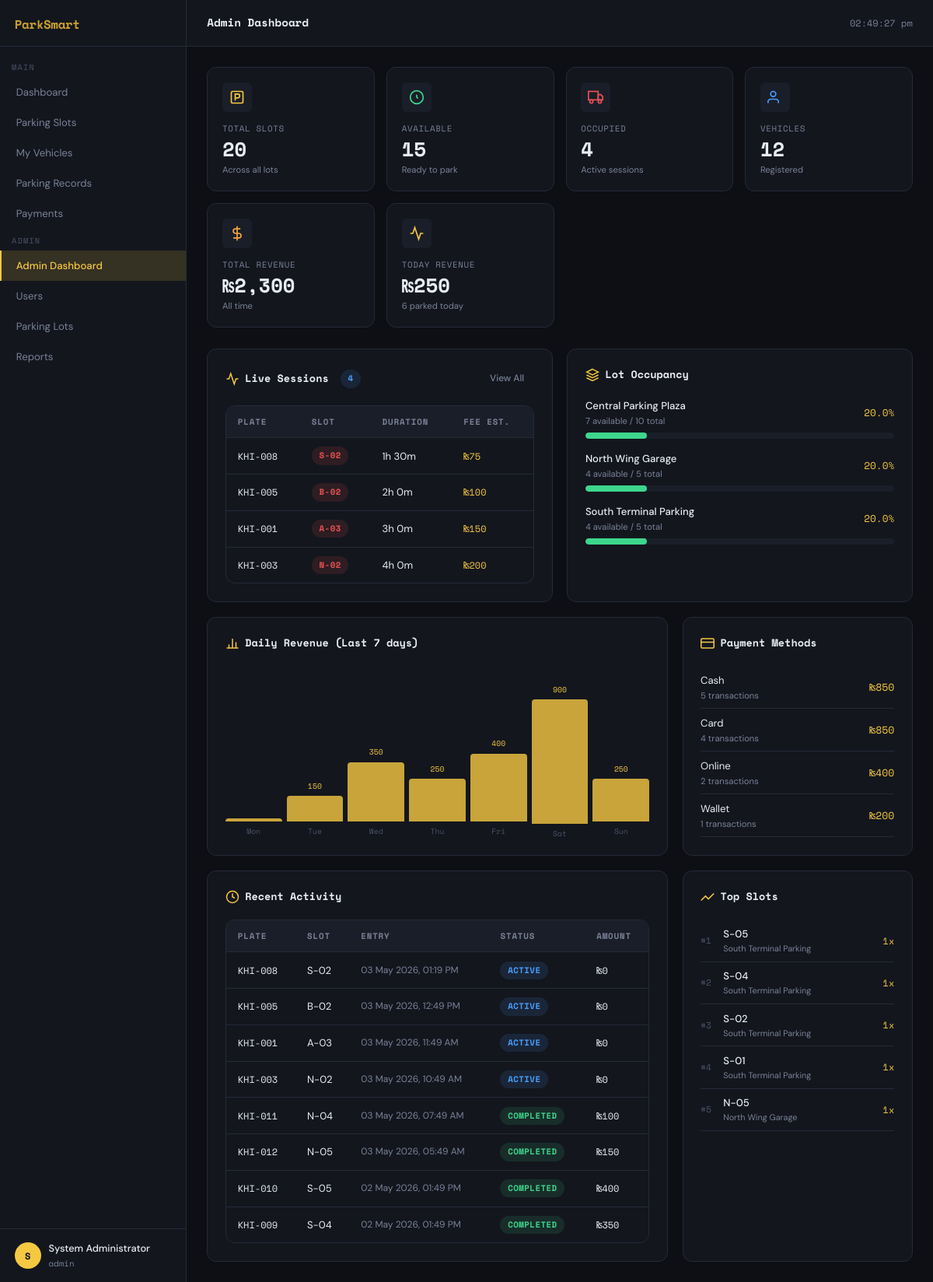
The page /views/dashboard/admin.php (signed in) on the database its author committed.
### tables this page shows
CREATE TABLE parking_lots (
    lotID       INT AUTO_INCREMENT PRIMARY KEY,
    lotName     VARCHAR(100) NOT NULL,
    capacity    INT NOT NULL CHECK (capacity > 0),
    location    VARCHAR(200) NOT NULL,
    createdAt   DATETIME DEFAULT CURRENT_TIMESTAMP
);

CREATE TABLE parking_records (
    recordID    INT AUTO_INCREMENT PRIMARY KEY,
    vehicleID   INT NOT NULL,
    slotID      INT NOT NULL,
    entryTime   DATETIME NOT NULL DEFAULT CURRENT_TIMESTAMP,
    exitTime    DATETIME DEFAULT NULL,
    status      ENUM('active','completed','cancelled') NOT NULL DEFAULT 'active',
    notes       TEXT,
    FOREIGN KEY (vehicleID) REFERENCES vehicles(vehicleID) ON DELETE RESTRICT,
    FOREIGN KEY (slotID) REFERENCES parking_slots(slotID) ON DELETE RESTRICT,
    INDEX idx_entry_time (entryTime),
    INDEX idx_slot (slotID),
    INDEX idx_vehicle (vehicleID),
    CONSTRAINT chk_exit_after_entry CHECK (exitTime IS NULL OR exitTime > entryTime)
);

CREATE TABLE vehicles (
    vehicleID   INT AUTO_INCREMENT PRIMARY KEY,
    licensePlate VARCHAR(20) NOT NULL UNIQUE,
    vehicleType ENUM('car','motorcycle','truck','bus','ev') NOT NULL DEFAULT 'car',
    ownerName   VARCHAR(100) NOT NULL,
    ownerPhone  VARCHAR(20),
    ownerEmail  VARCHAR(100),
    userID      INT,
    createdAt   DATETIME DEFAULT CURRENT_TIMESTAMP,
    FOREIGN KEY (userID) REFERENCES users(userID) ON DELETE SET NULL,
    INDEX idx_license (licensePlate)
);

CREATE TABLE parking_slots (
    slotID      INT AUTO_INCREMENT PRIMARY KEY,
    lotID       INT NOT NULL,
    slotNumber  VARCHAR(20) NOT NULL,
    location    VARCHAR(100) NOT NULL,
    status      ENUM('available','occupied','maintenance') NOT NULL DEFAULT 'available',
    slotType    ENUM('standard','compact','handicapped','ev') NOT NULL DEFAULT 'standard',
    createdAt   DATETIME DEFAULT CURRENT_TIMESTAMP,
    FOREIGN KEY (lotID) REFERENCES parking_lots(lotID) ON DELETE CASCADE,
    UNIQUE KEY unique_slot (lotID, slotNumber)
);

CREATE TABLE payments (
    paymentID   INT AUTO_INCREMENT PRIMARY KEY,
    recordID    INT NOT NULL UNIQUE,
    amount      DECIMAL(10,2) NOT NULL CHECK (amount >= 0),
    paymentMethod ENUM('cash','card','online','wallet') NOT NULL DEFAULT 'cash',
    paymentTime DATETIME DEFAULT CURRENT_TIMESTAMP,
    status      ENUM('pending','paid','refunded') NOT NULL DEFAULT 'pending',
    transactionRef VARCHAR(100),
    FOREIGN KEY (recordID) REFERENCES parking_records(recordID) ON DELETE RESTRICT
);

### config/database.php (called while the page is built, shortened)
<?php
function getDB(): PDO {
    static $pdo = null;
    if ($pdo === null) {
        $dsn = "mysql:host=" . DB_HOST . ";dbname=" . DB_NAME . ";charset=" . DB_CHARSET;
        $options = [
            PDO::ATTR_ERRMODE            => PDO::ERRMODE_EXCEPTION,
            PDO::ATTR_DEFAULT_FETCH_MODE => PDO::FETCH_ASSOC,
            PDO::ATTR_EMULATE_PREPARES   => false,
        ];
        try {
            $pdo = new PDO($dsn, DB_USER, DB_PASS, $options);
        } catch (PDOException $e) {
            http_response_code(500);
            die(json_encode(['success' => false, 'message' => 'Database connection failed.']));
        }
    }
    return $pdo;
}
function esc(string $str): string {
    return htmlspecialchars($str, ENT_QUOTES, 'UTF-8');
}
function fmtDT(?string $dt): string {
    return date('d M Y, h:i A', strtotime($dt));
}

### models/ParkingRecord.php (called while the page is built, shortened)
<?php
require_once __DIR__ . '/../config/database.php';
class ParkingRecord {
    private PDO $db;
    public function __construct() {
        $this->db = getDB();
    }
    public function getActive(): array {
        $stmt = $this->db->query("SELECT * FROM vw_active_parking ORDER BY entryTime DESC");
        return $stmt->fetchAll();
    }
    public function getDashboardStats(): array {
        $stmt = $this->db->query("SELECT * FROM vw_slot_overview");
        $lots = $stmt->fetchAll();
        $totals = ['totalSlots' => 0, 'available' => 0, 'occupied' => 0, 'maintenance' => 0];
        foreach ($lots as $lot) {
            $totals['totalSlots']   += $lot['totalSlots'];
            $totals['available']    += $lot['availableSlots'];
            $totals['occupied']     += $lot['occupiedSlots'];
            $totals['maintenance']  += $lot['maintenanceSlots'];
        }
        $stmt = $this->db->query("SELECT COUNT(*) FROM vehicles");
        $totals['totalVehicles'] = (int) $stmt->fetchColumn();
        $stmt = $this->db->query(
            "SELECT IFNULL(SUM(amount),0) FROM payments WHERE status='paid'"
        );
        $totals['totalRevenue'] = (float) $stmt->fetchColumn();
        $stmt = $this->db->query(
            "SELECT IFNULL(SUM(amount),0) FROM payments WHERE status='paid' AND DATE(paymentTime)=CURDATE()"
        );
        $totals['todayRevenue'] = (float) $stmt->fetchColumn();
        $stmt = $this->db->query(
            "SELECT COUNT(*) FROM parking_records WHERE status='active'"
        );
        $totals['activeSessions'] = (int) $stmt->fetchColumn();
        $stmt = $this->db->query(
            "SELECT COUNT(*) FROM parking_records WHERE DATE(entryTime)=CURDATE()"
        );
        $totals['todayParked'] = (int) $stmt->fetchColumn();
        return $totals;
    }
    public function getRecentActivity(int $limit = 10): array {
        $stmt = $this->db->prepare(
            "SELECT pr.recordID, pr.entryTime, pr.exitTime, pr.status,
                    v.licensePlate, v.ownerName, ps.slotNumber, pl.lotName, p.amount
             FROM parking_records pr
             JOIN vehicles v ON pr.vehicleID = v.vehicleID
             JOIN parking_slots ps ON pr.slotID = ps.slotID
             JOIN parking_lots pl ON ps.lotID = pl.lotID
             LEFT JOIN payments p ON pr.recordID = p.recordID
             ORDER BY pr.entryTime DESC LIMIT ?"
        );
        $stmt->execute([$limit]);
        return $stmt->fetchAll();
    }
}
class Payment {
    private PDO $db;
    public function __construct() {
        $this->db = getDB();
    }
    public function getByMethod(): array {
        $stmt = $this->db->query(
            "SELECT paymentMethod, COUNT(*) AS transactions, IFNULL(SUM(amount),0) AS revenue
             FROM payments WHERE status='paid' GROUP BY paymentMethod"
        );
        return $stmt->fetchAll();
    }
}

### models/ParkingSlot.php (called while the page is built, shortened)
<?php
require_once __DIR__ . '/../config/database.php';
class ParkingSlot {
    private PDO $db;
    public function __construct() {
        $this->db = getDB();
    }
    public function getMostUsed(int $limit = 5): array {
        $stmt = $this->db->prepare(
            "SELECT ps.slotNumber, pl.lotName, COUNT(pr.recordID) AS usageCount
             FROM parking_records pr
             JOIN parking_slots ps ON pr.slotID = ps.slotID
             JOIN parking_lots pl ON ps.lotID = pl.lotID
             GROUP BY pr.slotID
             ORDER BY usageCount DESC
             LIMIT ?"
        );
        $stmt->execute([$limit]);
        return $stmt->fetchAll();
    }
    public function getSlotOverview(): array {
        $stmt = $this->db->query("SELECT * FROM vw_slot_overview");
        return $stmt->fetchAll();
    }
}

### views/dashboard/admin.php (the view, shortened to what this page needs)
<?php
require_once __DIR__ . '/../../auth/auth.php';
require_once __DIR__ . '/../../models/ParkingRecord.php';
require_once __DIR__ . '/../../models/ParkingSlot.php';
require_once __DIR__ . '/../../includes/layout.php';
$pr      = new ParkingRecord();
$ps      = new ParkingSlot();
$stats   = $pr->getDashboardStats();
$active  = $pr->getActive();
$recent  = $pr->getRecentActivity(8);
$slotOv  = $ps->getSlotOverview();
$topSlots = $ps->getMostUsed(5);
$pay     = new Payment();
$byMethod = $pay->getByMethod();
?>
<div class="stat-grid">
  <div class="stat-card">
    <div class="stat-icon"><svg viewBox="0 0 24 24" fill="none" stroke="currentColor" stroke-width="2"><rect x="3" y="3" width="18" height="18" rx="2"/><path d="M9 17V7h4a3 3 0 0 1 0 6H9"/></svg></div>
    <div class="stat-label">Total Slots</div>
    <div class="stat-value"><?= $stats['totalSlots'] ?></div>
    <div class="stat-sub">Across all lots</div>
  </div>
  <div class="stat-card green">
    <div class="stat-icon"><svg viewBox="0 0 24 24" fill="none" stroke="currentColor" stroke-width="2"><circle cx="12" cy="12" r="10"/><polyline points="12 8 12 12 14 14"/></svg></div>
    <div class="stat-label">Available</div>
    <div class="stat-value"><?= $stats['available'] ?></div>
    <div class="stat-sub">Ready to park</div>
  </div>
  <div class="stat-card red">
    <div class="stat-icon"><svg viewBox="0 0 24 24" fill="none" stroke="currentColor" stroke-width="2"><rect x="1" y="3" width="15" height="13"/><polygon points="16 8 20 8 23 11 23 16 16 16 16 8"/><circle cx="5.5" cy="18.5" r="2.5"/><circle cx="18.5" cy="18.5" r="2.5"/></svg></div>
    <div class="stat-label">Occupied</div>
    <div class="stat-value"><?= $stats['occupied'] ?></div>
    <div class="stat-sub">Active sessions</div>
  </div>
  <div class="stat-card blue">
    <div class="stat-icon"><svg viewBox="0 0 24 24" fill="none" stroke="currentColor" stroke-width="2"><path d="M17 21v-2a4 4 0 0 0-4-4H5a4 4 0 0 0-4 4v2"/><circle cx="9" cy="7" r="4"/></svg></div>
    <div class="stat-label">Vehicles</div>
    <div class="stat-value"><?= $stats['totalVehicles'] ?></div>
    <div class="stat-sub">Registered</div>
  </div>
  <div class="stat-card orange">
    <div class="stat-icon"><svg viewBox="0 0 24 24" fill="none" stroke="currentColor" stroke-width="2"><line x1="12" y1="1" x2="12" y2="23"/><path d="M17 5H9.5a3.5 3.5 0 0 0 0 7h5a3.5 3.5 0 0 1 0 7H6"/></svg></div>
    <div class="stat-label">Total Revenue</div>
    <div class="stat-value">₨<?= number_format($stats['totalRevenue'], 0) ?></div>
    <div class="stat-sub">All time</div>
  </div>
  <div class="stat-card">
    <div class="stat-icon"><svg viewBox="0 0 24 24" fill="none" stroke="currentColor" stroke-width="2"><polyline points="22 12 18 12 15 21 9 3 6 12 2 12"/></svg></div>
    <div class="stat-label">Today Revenue</div>
    <div class="stat-value">₨<?= number_format($stats['todayRevenue'], 0) ?></div>
    <div class="stat-sub"><?= $stats['todayParked'] ?> parked today</div>
  </div>
</div>
<div style="display:grid;grid-template-columns:1fr 1fr;gap:1.25rem;margin-bottom:1.25rem">
  <div class="card">
    <div class="card-header">
      <div class="card-title">
        <svg viewBox="0 0 24 24" fill="none" stroke="currentColor" stroke-width="2"><polyline points="22 12 18 12 15 21 9 3 6 12 2 12"/></svg>
        Live Sessions <span class="badge badge-active" style="margin-left:.5rem"><?= count($active) ?></span>
      </div>
      <a href="<?= APP_URL ?>/views/records/index.php?status=active" class="btn btn-ghost btn-sm">View All</a>
    </div>
    <?php if ($active): ?>
    <div class="table-wrapper">
      <table>
        <thead><tr><th>Plate</th><th>Slot</th><th>Duration</th><th>Fee Est.</th></tr></thead>
        <tbody>
        <?php foreach (array_slice($active, 0, 6) as $r): ?>
          <tr>
            <td class="td-mono"><?= esc($r['licensePlate']) ?></td>
            <td><span class="badge badge-occupied"><?= esc($r['slotNumber']) ?></span></td>
            <td data-entry-time="<?= esc($r['entryTime']) ?>"><?= fmtDuration((int)$r['minutesParked']) ?></td>
            <td class="td-mono" style="color:var(--accent)">₨<?= number_format((float)$r['estimatedFee'], 0) ?></td>
          </tr>
        <?php endforeach; ?>
        </tbody>
      </table>
    </div>
    <?php endif; ?>
  </div>
  <div class="card">
    <div class="card-header">
      <div class="card-title">
        <svg viewBox="0 0 24 24" fill="none" stroke="currentColor" stroke-width="2"><polygon points="12 2 2 7 12 12 22 7 12 2"/><polyline points="2 17 12 22 22 17"/><polyline points="2 12 12 17 22 12"/></svg>
        Lot Occupancy
      </div>
    </div>
    <?php foreach ($slotOv as $lot): ?>
    <div style="margin-bottom:1rem">
      <div style="display:flex;justify-content:space-between;align-items:center;margin-bottom:.4rem">
        <div>
          <div style="font-size:.875rem;font-weight:500;color:var(--text)"><?= esc($lot['lotName']) ?></div>
          <div style="font-size:.75rem;color:var(--text-muted)"><?= $lot['availableSlots'] ?> available / <?= $lot['totalSlots'] ?> total</div>
        </div>
        <div style="font-family:var(--font-mono);font-size:.85rem;color:var(--accent)"><?= $lot['occupancyRate'] ?>%</div>
      </div>
      <div style="background:var(--bg-surface);border-radius:4px;height:8px;overflow:hidden">
        <div style="height:100%;width:<?= $lot['occupancyRate'] ?>%;background:<?= $lot['occupancyRate'] > 80 ? 'var(--danger)' : ($lot['occupancyRate'] > 50 ? 'var(--warning)' : 'var(--success)') ?>;border-radius:4px;transition:width .5s"></div>
      </div>
    </div>
    <?php endforeach; ?>
  </div>
</div>
<div style="display:grid;grid-template-columns:2fr 1fr;gap:1.25rem;margin-bottom:1.25rem">
  <div class="card">
    <div class="card-header">
      <div class="card-title">
        <svg viewBox="0 0 24 24" fill="none" stroke="currentColor" stroke-width="2"><line x1="18" y1="20" x2="18" y2="10"/><line x1="12" y1="20" x2="12" y2="4"/><line x1="6" y1="20" x2="6" y2="14"/><line x1="2" y1="20" x2="22" y2="20"/></svg>
        Daily Revenue (Last 7 days)
      </div>
    </div>
    <div id="rev-chart"></div>
  </div>
  <div class="card">
    <div class="card-header">
      <div class="card-title">
        <svg viewBox="0 0 24 24" fill="none" stroke="currentColor" stroke-width="2"><rect x="1" y="4" width="22" height="16" rx="2"/><line x1="1" y1="10" x2="23" y2="10"/></svg>
        Payment Methods
      </div>
    </div>
    <?php foreach ($byMethod as $m): ?>
    <div style="display:flex;justify-content:space-between;align-items:center;padding:.5rem 0;border-bottom:1px solid var(--border)">
      <div>
        <div style="font-size:.875rem;color:var(--text);text-transform:capitalize"><?= esc($m['paymentMethod']) ?></div>
        <div style="font-size:.75rem;color:var(--text-muted)"><?= $m['transactions'] ?> transactions</div>
      </div>
      <div style="font-family:var(--font-mono);font-size:.875rem;color:var(--accent)">₨<?= number_format($m['revenue'], 0) ?></div>
    </div>
    <?php endforeach; ?>
  </div>
</div>
<div style="display:grid;grid-template-columns:2fr 1fr;gap:1.25rem">
  <div class="card">
    <div class="card-header">
      <div class="card-title">
        <svg viewBox="0 0 24 24" fill="none" stroke="currentColor" stroke-width="2"><circle cx="12" cy="12" r="10"/><polyline points="12 6 12 12 16 14"/></svg>
        Recent Activity
      </div>
    </div>
    <div class="table-wrapper">
      <table>
        <thead><tr><th>Plate</th><th>Slot</th><th>Entry</th><th>Status</th><th>Amount</th></tr></thead>
        <tbody>
        <?php foreach ($recent as $r): ?>
          <tr>
            <td class="td-mono"><?= esc($r['licensePlate']) ?></td>
            <td><?= esc($r['slotNumber']) ?></td>
            <td style="font-size:.8rem;color:var(--text-muted)"><?= fmtDT($r['entryTime']) ?></td>
            <td><span class="badge badge-<?= esc($r['status']) ?>"><?= esc($r['status']) ?></span></td>
            <td class="td-mono"><?= $r['amount'] ? '₨'.number_format($r['amount'],0) : '—' ?></td>
          </tr>
        <?php endforeach; ?>
        </tbody>
      </table>
    </div>
  </div>
  <div class="card">
    <div class="card-header">
      <div class="card-title">
        <svg viewBox="0 0 24 24" fill="none" stroke="currentColor" stroke-width="2"><polyline points="23 6 13.5 15.5 8.5 10.5 1 18"/></svg>
        Top Slots
      </div>
    </div>
    <?php foreach ($topSlots as $i => $slot): ?>
    <div style="display:flex;align-items:center;gap:.75rem;padding:.5rem 0;border-bottom:1px solid var(--border)">
      <div style="font-family:var(--font-mono);font-size:.75rem;color:var(--text-dim);width:1.2rem">#<?= $i+1 ?></div>
      <div style="flex:1">
        <div style="font-size:.875rem;font-weight:500;color:var(--text)"><?= esc($slot['slotNumber']) ?></div>
        <div style="font-size:.72rem;color:var(--text-muted)"><?= esc($slot['lotName']) ?></div>
      </div>
      <div style="font-family:var(--font-mono);font-size:.8rem;color:var(--accent)"><?= $slot['usageCount'] ?>x</div>
    </div>
    <?php endforeach; ?>
  </div>
</div>

### rows shown on the page
parking_lots: lotName "Central Parking Plaza", availableSlots "7", totalSlots "10", occupancyRate "20.0"
parking_lots: lotName "North Wing Garage", availableSlots "4", totalSlots "5", occupancyRate "20.0"
parking_lots: lotName "South Terminal Parking", availableSlots "4", totalSlots "5", occupancyRate "20.0"
parking_records: vehicleID.licensePlate "KHI-008", slotID.slotNumber "S-02", entryTime "03 May 2026, 01:19 PM", status "ACTIVE", payments.amount "0"
parking_records: vehicleID.licensePlate "KHI-005", slotID.slotNumber "B-02", entryTime "03 May 2026, 12:49 PM", status "ACTIVE", payments.amount "0"
parking_records: vehicleID.licensePlate "KHI-001", slotID.slotNumber "A-03", entryTime "03 May 2026, 11:49 AM", status "ACTIVE", payments.amount "0"
parking_records: vehicleID.licensePlate "KHI-003", slotID.slotNumber "N-02", entryTime "03 May 2026, 10:49 AM", status "ACTIVE", payments.amount "0"
parking_records: vehicleID.licensePlate "KHI-011", slotID.slotNumber "N-04", entryTime "03 May 2026, 07:49 AM", status "COMPLETED", payments.amount "100"
parking_records: vehicleID.licensePlate "KHI-012", slotID.slotNumber "N-05", entryTime "03 May 2026, 05:49 AM", status "COMPLETED", payments.amount "150"
parking_records: vehicleID.licensePlate "KHI-010", slotID.slotNumber "S-05", entryTime "02 May 2026, 01:49 PM", status "COMPLETED", payments.amount "400"
parking_records: vehicleID.licensePlate "KHI-009", slotID.slotNumber "S-04", entryTime "02 May 2026, 01:49 PM", status "COMPLETED", payments.amount "350"

### other values the page prints
$item['label'] "Dashboard"
$item['label'] "Parking Slots"
$item['label'] "My Vehicles"
$item['label'] "Parking Records"
$item['label'] "Payments"
$item['label'] "Admin Dashboard"
$item['label'] "Users"
$item['label'] "Parking Lots"
$item['label'] "Reports"
$initial "S"
$user['name'] "System Administrator"
$user['role'] "admin"
$title "Admin Dashboard"
$stats['totalSlots'] "20"
$stats['available'] "15"
